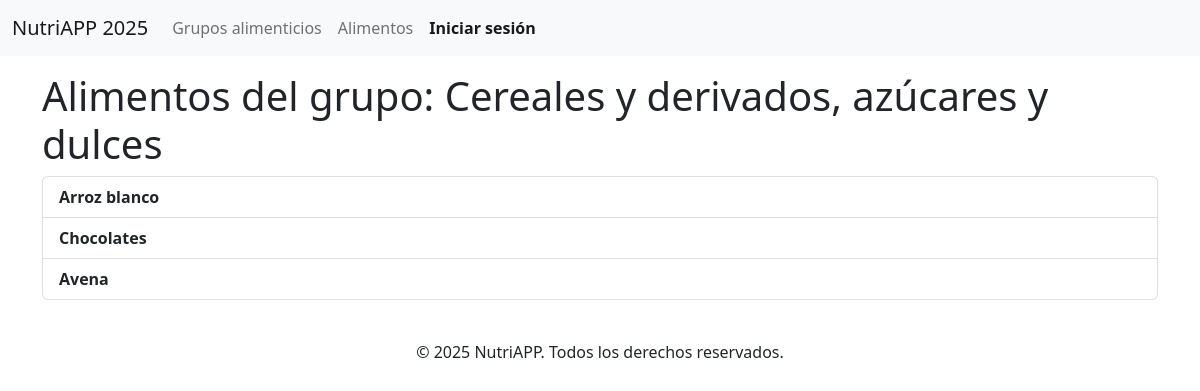
The app's page /mostrar_items/17 with its own data.
### tables this page shows
CREATE TABLE `grupos_alimentos` (
  `id_grupo` int(11) NOT NULL,
  `nombre_grupo` varchar(50) NOT NULL,
  `descripcion_grupo` text NOT NULL,
  `imagen_grupo` varchar(255) NOT NULL
);

CREATE TABLE `alimentos` (
  `id_alimento` int(11) NOT NULL,
  `nombre_alimento` varchar(100) NOT NULL,
  `id_grupo` int(11) NOT NULL,
  `descripcion_alimento` varchar(255) NOT NULL,
  `calorias` decimal(6,2) NOT NULL,
  `proteinas` decimal(6,2) NOT NULL,
  `carbohidratos` decimal(6,2) NOT NULL,
  `fibras` decimal(6,2) NOT NULL,
  `grasas` decimal(6,2) NOT NULL,
  `imagen_alimento` varchar(255) NOT NULL
);

### app/vistas/grupos.vistas.php (called while the page is built, shortened)
<?php
class gruposVista{
    public function listarItemPorGrupo($alimentos, $nombre_grupo, $usuario){
        require_once 'templates/layout/header.phtml';
        require_once 'templates/listar_items.phtml';
    }
}

### app/controladores/grupos.controlador.php (called while the page is built, shortened)
<?php
require_once 'app/modelos/grupos.modelo.php';
require_once 'app/vistas/grupos.vistas.php';
class gruposControlador{
    private $modelo;
    private $vista;
    public function __construct(){
        $this->modelo = new gruposModelo();
        $this->vista = new gruposVista();
    }
    public function mostrarItemsPorGrupo($id_grupo, $request){
        $alimento = $this->modelo->obtenerItemPorGrupo($id_grupo);
        $grupos_alimentos = $this->modelo->obtenerIdGrupo($id_grupo);
        $this->vista->listarItemPorGrupo($alimento, $grupos_alimentos->nombre_grupo, $request->usuario);
    }
}

### app/modelos/grupos.modelo.php (called while the page is built, shortened)
<?php
class gruposModelo{
    private $db;
    public function __construct(){
        $this->db = new PDO('mysql:host=localhost;dbname=db_nutri;charset=utf8', 'root', '');
    }
    public function obtenerItemPorGrupo($id_grupo){
        $query = $this->db->prepare('SELECT * FROM alimentos WHERE id_grupo = ?');
        $query->execute([$id_grupo]);
        $alimentos = $query->fetchAll(PDO::FETCH_OBJ);
        return $alimentos;
    }
    public function obtenerIdGrupo($id_grupo){
        $query = $this->db->prepare('SELECT * FROM grupos_alimentos WHERE id_grupo = ?');
        $query->execute([$id_grupo]);
        $grupos_alimentos = $query->fetch(PDO::FETCH_OBJ);
        return $grupos_alimentos;
    }
}

### templates/listar_items.phtml (the view)
<h1> Alimentos del grupo: <?= htmlspecialchars($nombre_grupo)?> </h1>
<ul class="list-group">
    <?php foreach($alimentos as $alimento) { ?>
        <li class="list-group-item">
            <b> <?= $alimento->nombre_alimento ?> </b>
    <?php } ?>
</ul>
<?php require_once 'templates/layout/footer.phtml'; ?>

### records on screen
grupos_alimentos: nombre_grupo "Cereales y derivados, azúcares y dulces"
alimentos: nombre_alimento "Arroz blanco"
alimentos: nombre_alimento "Chocolates"
alimentos: nombre_alimento "Avena"
